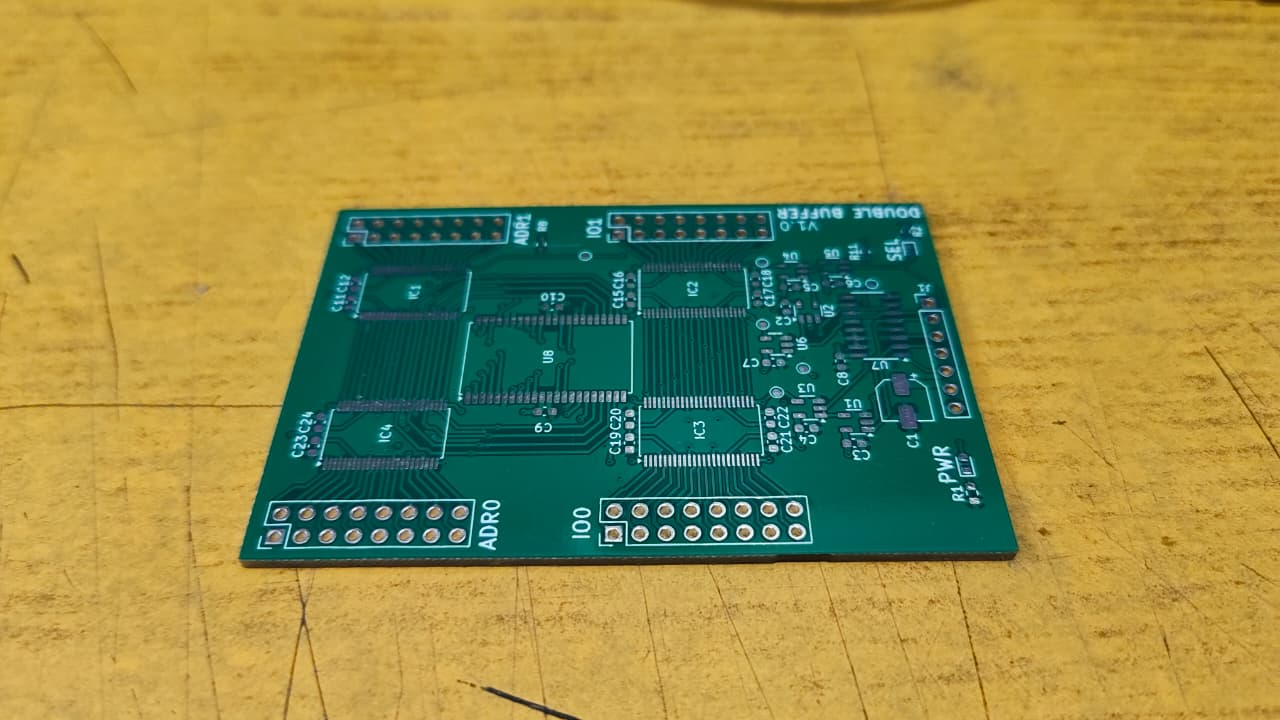
#> input picture pictures/DOUBLE BUFFER PCB (without chips).jpeg, 1280 x 720 px
$ python imageconvert.py 'pictures/DOUBLE BUFFER PCB (without chips).jpeg' out.png 100 100 5
#> lines starting #> are read from the running program, lines starting #| are printed output that depends on the picture
from PIL import Image
import sys

def image_to_4bit_bin(input_path, output_path, size, pitch=256):
    """
    Convert an image to 4-bit-per-channel color and output as a .bin file
    with little-endian pixel order and row padding based on display pitch.

    Format per pixel (16 bits total):
        Bits [15–12] = Alpha (0)
        Bits [11–8]  = Red (4-bit)
        Bits [7–4]   = Green (4-bit)
        Bits [3–0]   = Blue (4-bit)

    Stored as: [low byte first, high byte second] (little-endian)
    """
#> called with output_path = 'out.png', size = (100, 100), pitch = 5
    img = Image.open(input_path).convert("RGB")
#> img is the input picture: PIL image 1280x720 RGB; mean R, G, B 151.4, 142.2, 71.8
    img = img.resize(size)
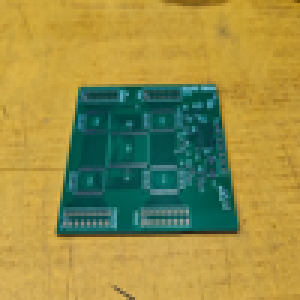
#> img: PIL image 100x100 RGB (shown 3 times larger); mean R, G, B 151.4, 142.2, 71.8

    img.save("resized.jpg")

    bin_data = bytearray()

    for y in range(img.height):
        row_bytes = bytearray()

        for x in range(img.width):
            r, g, b = img.getpixel((x, y))

            # Reduce to 4 bits per channel
            r4 = r >> 4
            g4 = g >> 4
            b4 = b >> 4

            # Pack 16-bit pixel: 0x0RGB
            pixel_16bit = (r4 << 8) | (g4 << 4) | b4

            # Write as little-endian: low byte first
            low_byte = pixel_16bit & 0xFF
            high_byte = (pixel_16bit >> 8) & 0xFF
            row_bytes.append(low_byte)
            row_bytes.append(high_byte)

        # Pad each row to the pitch (in pixels)
        expected_row_bytes = pitch * 2
        pad_len = expected_row_bytes - len(row_bytes)
        if pad_len > 0:
            row_bytes.extend(b'\x00' * pad_len)

        bin_data.extend(row_bytes)

    with open(output_path, "wb") as f:
        f.write(bin_data)

    print(f"✅ Converted '{input_path}' → '{output_path}' ({size[0]}x{size[1]}) with pitch={pitch}, little-endian")


# Example usage
if __name__ == "__main__":
    # Example: python script.py input.png output.bin 64 64 [pitch]
    if len(sys.argv) < 5:
        print("Usage: python script.py <input_image> <output_bin> <width> <height> [pitch]")
        sys.exit(1)

    input_image = sys.argv[1]
    output_bin = sys.argv[2]
    width = int(sys.argv[3])
    height = int(sys.argv[4])
    pitch = int(sys.argv[5]) if len(sys.argv) > 5 else 256

    image_to_4bit_bin(input_image, output_bin, (width, height), pitch)

$ run again, on pictures/ALU PCB.png
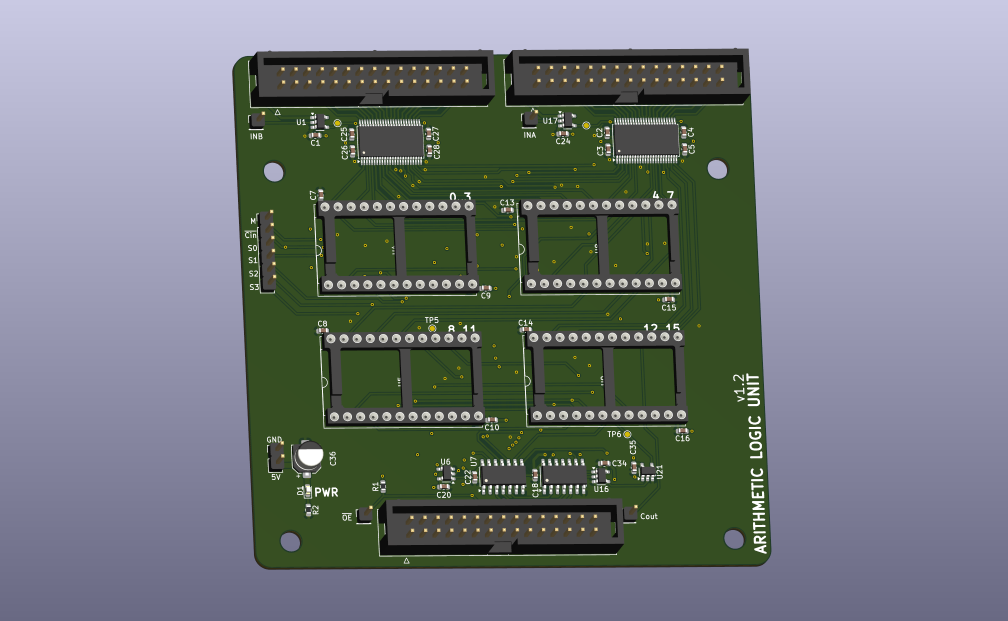
#> input picture pictures/ALU PCB.png, 3022 x 1862 px (shown at 1/3 size)
#> in image_to_4bit_bin, `img = img.resize(size)`:
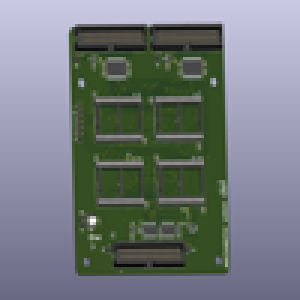
#> img: PIL image 100x100 RGB (shown 3 times larger); mean R, G, B 114.6, 121.2, 124.2
